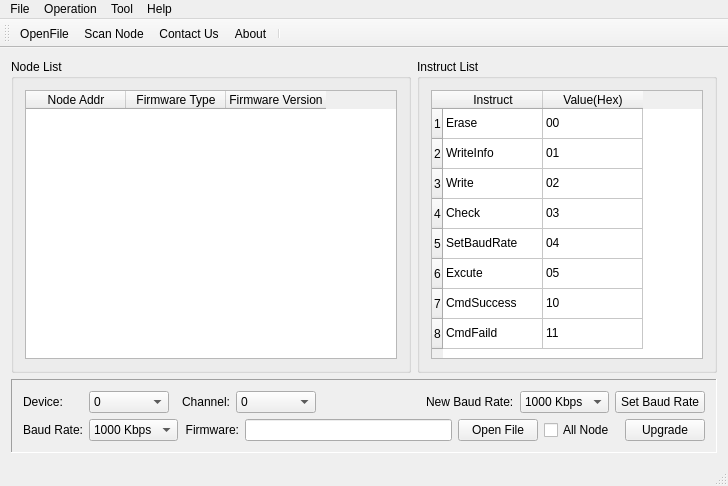
<?xml version="1.0" encoding="UTF-8"?>
<ui version="4.0">
 <class>MainWindow</class>
 <widget class="QMainWindow" name="MainWindow">
  <property name="geometry">
   <rect>
    <x>0</x>
    <y>0</y>
    <width>728</width>
    <height>486</height>
   </rect>
  </property>
  <property name="windowTitle">
   <string>Ginkgo USB-CAN Bootloader</string>
  </property>
  <property name="windowIcon">
   <iconset resource="image.qrc">
    <normaloff>:/images/easyicon_net.png</normaloff>:/images/easyicon_net.png</iconset>
  </property>
  <widget class="QWidget" name="centralWidget">
   <layout class="QGridLayout" name="gridLayout_4">
    <item row="0" column="0">
     <layout class="QVBoxLayout" name="verticalLayout_2">
      <item>
       <layout class="QHBoxLayout" name="horizontalLayout_8">
        <item>
         <widget class="QGroupBox" name="groupBox">
          <property name="minimumSize">
           <size>
            <width>400</width>
            <height>0</height>
           </size>
          </property>
          <property name="title">
           <string>Node List</string>
          </property>
          <layout class="QGridLayout" name="gridLayout">
           <item row="0" column="0">
            <widget class="QTableWidget" name="nodeListTableWidget">
             <column>
              <property name="text">
               <string>Node Addr</string>
              </property>
             </column>
             <column>
              <property name="text">
               <string>Firmware Type</string>
              </property>
             </column>
             <column>
              <property name="text">
               <string>Firmware Version</string>
              </property>
             </column>
            </widget>
           </item>
          </layout>
         </widget>
        </item>
        <item>
         <widget class="QGroupBox" name="groupBox_2">
          <property name="minimumSize">
           <size>
            <width>300</width>
            <height>0</height>
           </size>
          </property>
          <property name="title">
           <string>Instruct List</string>
          </property>
          <layout class="QGridLayout" name="gridLayout_2">
           <item row="0" column="0">
            <widget class="QTableWidget" name="cmdListTableWidget">
             <row>
              <property name="text">
               <string>1</string>
              </property>
             </row>
             <row>
              <property name="text">
               <string>2</string>
              </property>
             </row>
             <row>
              <property name="text">
               <string>3</string>
              </property>
             </row>
             <row>
              <property name="text">
               <string>4</string>
              </property>
             </row>
             <row>
              <property name="text">
               <string>5</string>
              </property>
             </row>
             <row>
              <property name="text">
               <string>6</string>
              </property>
             </row>
             <row>
              <property name="text">
               <string>7</string>
              </property>
             </row>
             <row>
              <property name="text">
               <string>8</string>
              </property>
             </row>
             <column>
              <property name="text">
               <string>Instruct</string>
              </property>
             </column>
             <column>
              <property name="text">
               <string>Value(Hex)</string>
              </property>
             </column>
             <item row="0" column="0">
              <property name="text">
               <string>Erase</string>
              </property>
              <property name="flags">
               <set>ItemIsSelectable|ItemIsDragEnabled|ItemIsEnabled</set>
              </property>
             </item>
             <item row="0" column="1">
              <property name="text">
               <string>00</string>
              </property>
             </item>
             <item row="1" column="0">
              <property name="text">
               <string>WriteInfo</string>
              </property>
              <property name="flags">
               <set>ItemIsSelectable|ItemIsDragEnabled|ItemIsEnabled</set>
              </property>
             </item>
             <item row="1" column="1">
              <property name="text">
               <string>01</string>
              </property>
             </item>
             <item row="2" column="0">
              <property name="text">
               <string>Write</string>
              </property>
              <property name="flags">
               <set>ItemIsSelectable|ItemIsDragEnabled|ItemIsEnabled</set>
              </property>
             </item>
             <item row="2" column="1">
              <property name="text">
               <string>02</string>
              </property>
             </item>
             <item row="3" column="0">
              <property name="text">
               <string>Check</string>
              </property>
              <property name="flags">
               <set>ItemIsSelectable|ItemIsDragEnabled|ItemIsEnabled</set>
              </property>
             </item>
             <item row="3" column="1">
              <property name="text">
               <string>03</string>
              </property>
             </item>
             <item row="4" column="0">
              <property name="text">
               <string>SetBaudRate</string>
              </property>
              <property name="flags">
               <set>ItemIsSelectable|ItemIsDragEnabled|ItemIsEnabled</set>
              </property>
             </item>
             <item row="4" column="1">
              <property name="text">
               <string>04</string>
              </property>
             </item>
             <item row="5" column="0">
              <property name="text">
               <string>Excute</string>
              </property>
              <property name="flags">
               <set>ItemIsSelectable|ItemIsDragEnabled|ItemIsEnabled</set>
              </property>
             </item>
             <item row="5" column="1">
              <property name="text">
               <string>05</string>
              </property>
             </item>
             <item row="6" column="0">
              <property name="text">
               <string>CmdSuccess</string>
              </property>
              <property name="flags">
               <set>ItemIsSelectable|ItemIsDragEnabled|ItemIsEnabled</set>
              </property>
             </item>
             <item row="6" column="1">
              <property name="text">
               <string>10</string>
              </property>
             </item>
             <item row="7" column="0">
              <property name="text">
               <string>CmdFaild</string>
              </property>
              <property name="flags">
               <set>ItemIsSelectable|ItemIsDragEnabled|ItemIsEnabled</set>
              </property>
             </item>
             <item row="7" column="1">
              <property name="text">
               <string>11</string>
              </property>
             </item>
            </widget>
           </item>
          </layout>
         </widget>
        </item>
       </layout>
      </item>
      <item>
       <widget class="QFrame" name="frame">
        <property name="frameShape">
         <enum>QFrame::Panel</enum>
        </property>
        <property name="frameShadow">
         <enum>QFrame::Sunken</enum>
        </property>
        <layout class="QGridLayout" name="gridLayout_3">
         <item row="0" column="0">
          <layout class="QVBoxLayout" name="verticalLayout">
           <item>
            <layout class="QHBoxLayout" name="horizontalLayout_6">
             <item>
              <layout class="QHBoxLayout" name="horizontalLayout">
               <item>
                <widget class="QLabel" name="label">
                 <property name="minimumSize">
                  <size>
                   <width>60</width>
                   <height>0</height>
                  </size>
                 </property>
                 <property name="text">
                  <string>Device:</string>
                 </property>
                </widget>
               </item>
               <item>
                <widget class="QComboBox" name="deviceIndexComboBox">
                 <property name="minimumSize">
                  <size>
                   <width>80</width>
                   <height>0</height>
                  </size>
                 </property>
                 <item>
                  <property name="text">
                   <string>0</string>
                  </property>
                 </item>
                 <item>
                  <property name="text">
                   <string>1</string>
                  </property>
                 </item>
                 <item>
                  <property name="text">
                   <string>2</string>
                  </property>
                 </item>
                 <item>
                  <property name="text">
                   <string>3</string>
                  </property>
                 </item>
                 <item>
                  <property name="text">
                   <string>4</string>
                  </property>
                 </item>
                 <item>
                  <property name="text">
                   <string>5</string>
                  </property>
                 </item>
                 <item>
                  <property name="text">
                   <string>6</string>
                  </property>
                 </item>
                 <item>
                  <property name="text">
                   <string>7</string>
                  </property>
                 </item>
                 <item>
                  <property name="text">
                   <string>8</string>
                  </property>
                 </item>
                 <item>
                  <property name="text">
                   <string>9</string>
                  </property>
                 </item>
                </widget>
               </item>
              </layout>
             </item>
             <item>
              <layout class="QHBoxLayout" name="horizontalLayout_2">
               <item>
                <widget class="QLabel" name="label_2">
                 <property name="minimumSize">
                  <size>
                   <width>55</width>
                   <height>0</height>
                  </size>
                 </property>
                 <property name="text">
                  <string>Channel:</string>
                 </property>
                 <property name="alignment">
                  <set>Qt::AlignRight|Qt::AlignTrailing|Qt::AlignVCenter</set>
                 </property>
                </widget>
               </item>
               <item>
                <widget class="QComboBox" name="channelIndexComboBox">
                 <property name="minimumSize">
                  <size>
                   <width>80</width>
                   <height>0</height>
                  </size>
                 </property>
                 <item>
                  <property name="text">
                   <string>0</string>
                  </property>
                 </item>
                 <item>
                  <property name="text">
                   <string>1</string>
                  </property>
                 </item>
                </widget>
               </item>
              </layout>
             </item>
             <item>
              <spacer name="horizontalSpacer">
               <property name="orientation">
                <enum>Qt::Horizontal</enum>
               </property>
               <property name="sizeHint" stdset="0">
                <size>
                 <width>40</width>
                 <height>20</height>
                </size>
               </property>
              </spacer>
             </item>
             <item>
              <layout class="QHBoxLayout" name="horizontalLayout_9">
               <item>
                <widget class="QLabel" name="label_6">
                 <property name="text">
                  <string>New Baud Rate:</string>
                 </property>
                </widget>
               </item>
               <item>
                <widget class="QComboBox" name="newBaudRateComboBox">
                 <property name="minimumSize">
                  <size>
                   <width>80</width>
                   <height>0</height>
                  </size>
                 </property>
                 <item>
                  <property name="text">
                   <string>1000 Kbps</string>
                  </property>
                 </item>
                 <item>
                  <property name="text">
                   <string>500 Kbps</string>
                  </property>
                 </item>
                 <item>
                  <property name="text">
                   <string>200 Kbps</string>
                  </property>
                 </item>
                 <item>
                  <property name="text">
                   <string>100 Kbps</string>
                  </property>
                 </item>
                 <item>
                  <property name="text">
                   <string>50 Kbps</string>
                  </property>
                 </item>
                 <item>
                  <property name="text">
                   <string>20 Kbps</string>
                  </property>
                 </item>
                </widget>
               </item>
              </layout>
             </item>
             <item>
              <widget class="QPushButton" name="setbaudRatePushButton">
               <property name="minimumSize">
                <size>
                 <width>90</width>
                 <height>0</height>
                </size>
               </property>
               <property name="text">
                <string>Set Baud Rate</string>
               </property>
              </widget>
             </item>
            </layout>
           </item>
           <item>
            <layout class="QHBoxLayout" name="horizontalLayout_7">
             <item>
              <layout class="QHBoxLayout" name="horizontalLayout_3">
               <item>
                <widget class="QLabel" name="label_3">
                 <property name="minimumSize">
                  <size>
                   <width>60</width>
                   <height>0</height>
                  </size>
                 </property>
                 <property name="text">
                  <string>Baud Rate:</string>
                 </property>
                </widget>
               </item>
               <item>
                <widget class="QComboBox" name="baudRateComboBox">
                 <property name="minimumSize">
                  <size>
                   <width>80</width>
                   <height>0</height>
                  </size>
                 </property>
                 <item>
                  <property name="text">
                   <string>1000 Kbps</string>
                  </property>
                 </item>
                 <item>
                  <property name="text">
                   <string>500 Kbps</string>
                  </property>
                 </item>
                 <item>
                  <property name="text">
                   <string>200 Kbps</string>
                  </property>
                 </item>
                 <item>
                  <property name="text">
                   <string>100 Kbps</string>
                  </property>
                 </item>
                 <item>
                  <property name="text">
                   <string>50 Kbps</string>
                  </property>
                 </item>
                 <item>
                  <property name="text">
                   <string>20 Kbps</string>
                  </property>
                 </item>
                </widget>
               </item>
              </layout>
             </item>
             <item>
              <layout class="QHBoxLayout" name="horizontalLayout_5">
               <item>
                <widget class="QLabel" name="label_5">
                 <property name="minimumSize">
                  <size>
                   <width>55</width>
                   <height>0</height>
                  </size>
                 </property>
                 <property name="text">
                  <string>Firmware:</string>
                 </property>
                 <property name="alignment">
                  <set>Qt::AlignRight|Qt::AlignTrailing|Qt::AlignVCenter</set>
                 </property>
                </widget>
               </item>
               <item>
                <widget class="QLineEdit" name="firmwareLineEdit"/>
               </item>
               <item>
                <widget class="QPushButton" name="openFirmwareFilePushButton">
                 <property name="minimumSize">
                  <size>
                   <width>80</width>
                   <height>0</height>
                  </size>
                 </property>
                 <property name="text">
                  <string>Open File</string>
                 </property>
                </widget>
               </item>
               <item>
                <widget class="QCheckBox" name="allNodeCheckBox">
                 <property name="minimumSize">
                  <size>
                   <width>75</width>
                   <height>0</height>
                  </size>
                 </property>
                 <property name="text">
                  <string>All Node</string>
                 </property>
                </widget>
               </item>
              </layout>
             </item>
             <item>
              <widget class="QPushButton" name="updateFirmwarePushButton">
               <property name="minimumSize">
                <size>
                 <width>80</width>
                 <height>0</height>
                </size>
               </property>
               <property name="text">
                <string>Upgrade</string>
               </property>
              </widget>
             </item>
            </layout>
           </item>
          </layout>
         </item>
        </layout>
       </widget>
      </item>
     </layout>
    </item>
   </layout>
  </widget>
  <widget class="QMenuBar" name="menuBar">
   <property name="geometry">
    <rect>
     <x>0</x>
     <y>0</y>
     <width>728</width>
     <height>23</height>
    </rect>
   </property>
   <widget class="QMenu" name="menu">
    <property name="title">
     <string>File</string>
    </property>
    <addaction name="openFirmwareFileAction"/>
    <addaction name="exitAction"/>
   </widget>
   <widget class="QMenu" name="menu_2">
    <property name="title">
     <string>Operation</string>
    </property>
    <addaction name="scanNodeAction"/>
   </widget>
   <widget class="QMenu" name="menu_3">
    <property name="title">
     <string>Help</string>
    </property>
    <addaction name="contactUsAction"/>
    <addaction name="aboutAction"/>
   </widget>
   <widget class="QMenu" name="menu_4">
    <property name="title">
     <string>Tool</string>
    </property>
   </widget>
   <addaction name="menu"/>
   <addaction name="menu_2"/>
   <addaction name="menu_4"/>
   <addaction name="menu_3"/>
  </widget>
  <widget class="QToolBar" name="mainToolBar">
   <attribute name="toolBarArea">
    <enum>TopToolBarArea</enum>
   </attribute>
   <attribute name="toolBarBreak">
    <bool>false</bool>
   </attribute>
   <addaction name="openFirmwareFileAction"/>
   <addaction name="scanNodeAction"/>
   <addaction name="contactUsAction"/>
   <addaction name="aboutAction"/>
   <addaction name="separator"/>
  </widget>
  <widget class="QStatusBar" name="statusBar"/>
  <action name="exitAction">
   <property name="icon">
    <iconset resource="image.qrc">
     <normaloff>:/images/gif_48_026.gif</normaloff>:/images/gif_48_026.gif</iconset>
   </property>
   <property name="text">
    <string>Exit</string>
   </property>
  </action>
  <action name="scanNodeAction">
   <property name="icon">
    <iconset resource="image.qrc">
     <normaloff>:/images/gif_48_086.gif</normaloff>:/images/gif_48_086.gif</iconset>
   </property>
   <property name="text">
    <string>Scan Node</string>
   </property>
  </action>
  <action name="contactUsAction">
   <property name="icon">
    <iconset resource="image.qrc">
     <normaloff>:/images/gif_48_079.gif</normaloff>:/images/gif_48_079.gif</iconset>
   </property>
   <property name="text">
    <string>Contact Us</string>
   </property>
  </action>
  <action name="aboutAction">
   <property name="icon">
    <iconset resource="image.qrc">
     <normaloff>:/images/gif_48_052.gif</normaloff>:/images/gif_48_052.gif</iconset>
   </property>
   <property name="text">
    <string>About</string>
   </property>
  </action>
  <action name="openFirmwareFileAction">
   <property name="icon">
    <iconset resource="image.qrc">
     <normaloff>:/images/gif_48_045.gif</normaloff>:/images/gif_48_045.gif</iconset>
   </property>
   <property name="text">
    <string>OpenFile</string>
   </property>
  </action>
 </widget>
 <layoutdefault spacing="6" margin="11"/>
 <resources>
  <include location="image.qrc"/>
 </resources>
 <connections/>
</ui>
